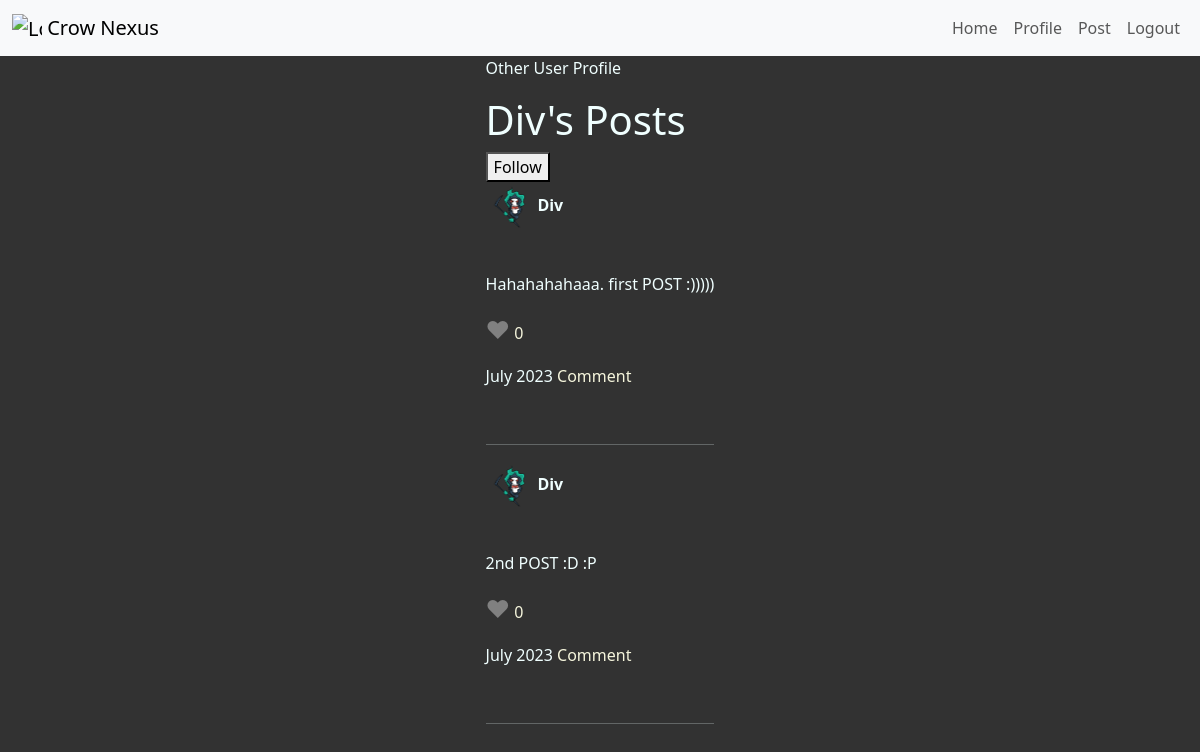
The page /2 (signed in) on the database its author committed.
### main.py (models this page shows, shortened)
    class User(db.Model, UserMixin):
        __tablename__ = 'user'
        id = db.Column(db.Integer, primary_key=True)
        username = db.Column(db.String(40), nullable=False, unique=False)
        email = db.Column(db.String(80), nullable=False, unique=True)
        phone_number = db.Column(db.String(20))
        password = db.Column(db.String(100), nullable=False)
        created_at = db.Column(db.DateTime, default=datetime.utcnow)
        updated_at = db.Column(
            db.DateTime, default=datetime.utcnow, onupdate=datetime.utcnow)
        is_blocked = db.Column(db.Boolean, default=False)
        profile_picture = db.Column(db.String(100))
        posts = relationship('Post', back_populates='user')
        comments = db.relationship('Comment', back_populates='user')
        liked_posts = db.relationship('Post', secondary=likes, backref='likers')
        followed = db.relationship(
        'User', secondary=followers,
        primaryjoin=(followers.c.follower_id == id),
        secondaryjoin=(followers.c.followed_id == id),
        backref=db.backref('followers', lazy='dynamic'), lazy='dynamic'
    )
        def is_following(self, user):
            return self.followed.filter(followers.c.followed_id == user.id).count() > 0

    class Post(db.Model):
        __tablename__ = 'post'
        id = db.Column(db.Integer, primary_key=True)
        user_id = db.Column(db.Integer, db.ForeignKey(
            'user.id'), nullable=False)
        body = db.Column(db.Text, nullable=False)
        likes = db.Column(db.Integer, default=0)
        created_at = db.Column(db.DateTime, default=datetime.utcnow)
        updated_at = db.Column(db.DateTime, default=datetime.utcnow)
        user = relationship('User', back_populates='posts')
        comments = db.relationship('Comment', back_populates='post')

### main.py (the view)
    @app.route('/<int:user_id>')
    @login_required
    def user_profile(user_id):
        user = User.query.get(user_id)
        if user:
            posts = user.posts
            return render_template('user_profile.html', user=user, posts=posts, current_user=current_user, logged_in=current_user.is_authenticated)
        else:
            flash('User not found.')
            return redirect(url_for('home'))

### main.py (called while the page is built)
@login_manager.user_loader
def load_user(user_id):
    return User.query.get(int(user_id))

### templates/user_profile.html
{% extends 'base.html' %}
{% block content %}
<p>Other User Profile</p>
<h1>{{ user.username }}'s Posts</h1>
{% if current_user != user %}
  {% if current_user.is_following(user) %}
    <form action="{{ url_for('unfollow', user_id=user.id) }}" method="POST">
      <button type="submit">Unfollow</button>
    </form>
  {% else %}
    <form action="{{ url_for('follow', user_id=user.id) }}" method="POST">
      <button type="submit">Follow</button>
    </form>
  {% endif %}
{% endif %}
{% for post in posts %}
<div>
    <p>
        <span>
        {% if post.user.profile_picture %}
            <img src="{{ url_for('static', filename='profile_pictures/' + post.user.profile_picture) }}" alt="Profile Picture">
        {% else %}
         <img src="{{ url_for('static', filename='images/blank-profile-pic.png') }}" alt="Profile Picture">
        {% endif %}
    </span>
    <strong>{{ post.user.username }}</strong>
    </p>
    <br>
    <p>{{ post.body }}</p>
    <p style="font-weight:lighter">
        <p>
            <a href="#" class="like-button" data-post-id="{{ post.id }}" {% if current_user and post in current_user.liked_posts %}class="liked"{% endif %} onclick="likePost(event, this); return false;">
                <span class="likes-wrapper">
                {% if post.likes == 1 %}
                    <span class="heart-emoji red-heart">♥</span>
                {% else %}
                    <span class="heart-emoji empty-heart">♥</span>
                {% endif %}
                <span class="likes-count">{{ post.likes }}</span>
                </span>
            </a>
            </p>
        {{ post.created_at.strftime('%B %Y') }}
        <a href="{{ url_for('show_post', post_id=post.id) }}"> Comment </a>
    <br>
    </p>
    <br><hr>
</div>
{% endfor %}
{% endblock %}

### static/css/styles.css (style rules this page uses)
body { background-color: #323232; color: azure; }
div p img { border-radius: 50%; height: 50px; }
a { text-decoration: none; color: beige; }
.heart-emoji { font-size: 24px; }
.empty-heart { color: gray; }

### rows shown on the page
User: username "Div"
Post: profile_picture (picture), user.username "Div", body "Hahahahahaaa. first POST :)))))", likes "0", created_at "July 2023"
Post: profile_picture (picture), user.username "Div", body "2nd POST :D :P", likes "0", created_at "July 2023"
